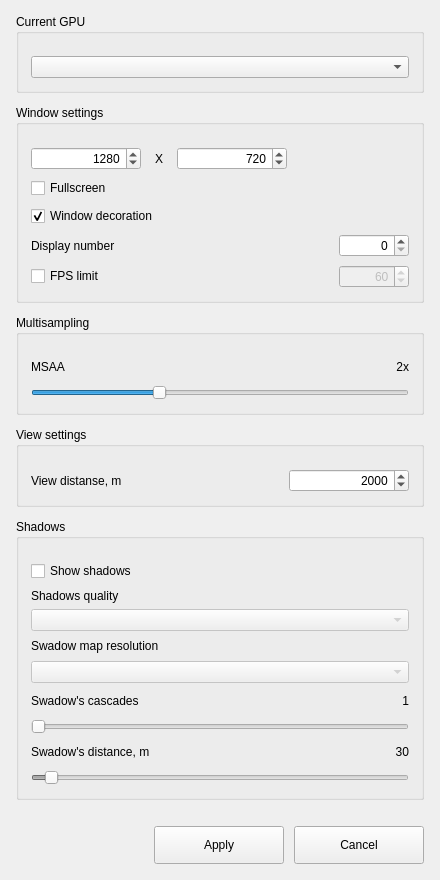
<?xml version="1.0" encoding="UTF-8"?>
<ui version="4.0">
 <class>GraphSettingsWindow</class>
 <widget class="QMainWindow" name="GraphSettingsWindow">
  <property name="windowModality">
   <enum>Qt::WindowModal</enum>
  </property>
  <property name="geometry">
   <rect>
    <x>0</x>
    <y>0</y>
    <width>440</width>
    <height>880</height>
   </rect>
  </property>
  <property name="minimumSize">
   <size>
    <width>420</width>
    <height>640</height>
   </size>
  </property>
  <property name="sizePolicy">
   <sizepolicy hsizetype="Minimum" vsizetype="Minimum">
    <horstretch>0</horstretch>
    <verstretch>0</verstretch>
   </sizepolicy>
  </property>
  <property name="windowTitle">
   <string>Graphics settings</string>
  </property>
  <widget class="QWidget" name="centralwidget">
   <layout class="QVBoxLayout" name="verticalLayout_9">
    <property name="spacing">
     <number>12</number>
    </property>
    <property name="leftMargin">
     <number>16</number>
    </property>
    <property name="topMargin">
     <number>14</number>
    </property>
    <property name="rightMargin">
     <number>16</number>
    </property>
    <property name="bottomMargin">
     <number>16</number>
    </property>
    <item>
     <widget class="QGroupBox" name="groupBox">
      <property name="title">
       <string>Current GPU</string>
      </property>
      <layout class="QVBoxLayout" name="verticalLayout_2">
       <property name="spacing">
        <number>8</number>
       </property>
       <property name="leftMargin">
        <number>12</number>
       </property>
       <property name="topMargin">
        <number>22</number>
       </property>
       <property name="rightMargin">
        <number>12</number>
       </property>
       <property name="bottomMargin">
        <number>12</number>
       </property>
       <item>
        <widget class="QComboBox" name="cbListGPU">
         <property name="editable">
          <bool>false</bool>
         </property>
         <property name="sizePolicy">
          <sizepolicy hsizetype="Expanding" vsizetype="Fixed">
           <horstretch>0</horstretch>
           <verstretch>0</verstretch>
          </sizepolicy>
         </property>
        </widget>
       </item>
      </layout>
     </widget>
    </item>
    <item>
     <widget class="QGroupBox" name="groupBox_2">
      <property name="title">
       <string>Window settings</string>
      </property>
      <layout class="QVBoxLayout" name="verticalLayout_3">
       <property name="spacing">
        <number>8</number>
       </property>
       <property name="leftMargin">
        <number>12</number>
       </property>
       <property name="topMargin">
        <number>22</number>
       </property>
       <property name="rightMargin">
        <number>12</number>
       </property>
       <property name="bottomMargin">
        <number>12</number>
       </property>
       <item>
        <layout class="QHBoxLayout" name="horizontalLayout">
         <property name="spacing">
          <number>8</number>
         </property>
         <item>
          <widget class="QSpinBox" name="sbWindowWidth">
           <property name="minimumSize">
            <size>
             <width>110</width>
             <height>0</height>
            </size>
           </property>
           <property name="maximumSize">
            <size>
             <width>110</width>
             <height>16777215</height>
            </size>
           </property>
           <property name="alignment">
            <set>Qt::AlignRight|Qt::AlignTrailing|Qt::AlignVCenter</set>
           </property>
           <property name="maximum">
            <number>6880</number>
           </property>
           <property name="value">
            <number>1280</number>
           </property>
          </widget>
         </item>
         <item>
          <widget class="QLabel" name="label">
           <property name="minimumSize">
            <size>
             <width>20</width>
             <height>0</height>
            </size>
           </property>
           <property name="maximumSize">
            <size>
             <width>20</width>
             <height>16777215</height>
            </size>
           </property>
           <property name="text">
            <string>X</string>
           </property>
           <property name="alignment">
            <set>Qt::AlignCenter</set>
           </property>
          </widget>
         </item>
         <item>
          <widget class="QSpinBox" name="sbWindowHeight">
           <property name="minimumSize">
            <size>
             <width>110</width>
             <height>0</height>
            </size>
           </property>
           <property name="maximumSize">
            <size>
             <width>110</width>
             <height>16777215</height>
            </size>
           </property>
           <property name="alignment">
            <set>Qt::AlignRight|Qt::AlignTrailing|Qt::AlignVCenter</set>
           </property>
           <property name="maximum">
            <number>3870</number>
           </property>
           <property name="value">
            <number>720</number>
           </property>
          </widget>
         </item>
         <item>
          <spacer name="horizontalSpacer_2">
           <property name="orientation">
            <enum>Qt::Horizontal</enum>
           </property>
           <property name="sizeHint" stdset="0">
            <size>
             <width>20</width>
             <height>20</height>
            </size>
           </property>
          </spacer>
         </item>
        </layout>
       </item>
       <item>
        <widget class="QCheckBox" name="cbFullScreenMode">
         <property name="text">
          <string>Fullscreen</string>
         </property>
        </widget>
       </item>
       <item>
        <widget class="QCheckBox" name="cbWindowDecoration">
         <property name="text">
          <string>Window decoration</string>
         </property>
         <property name="checked">
          <bool>true</bool>
         </property>
        </widget>
       </item>
       <item>
        <layout class="QHBoxLayout" name="horizontalLayout_2">
         <property name="spacing">
          <number>8</number>
         </property>
         <item>
          <widget class="QLabel" name="label_2">
           <property name="text">
            <string>Display number</string>
           </property>
          </widget>
         </item>
         <item>
          <spacer name="horizontalSpacer_3">
           <property name="orientation">
            <enum>Qt::Horizontal</enum>
           </property>
           <property name="sizeHint" stdset="0">
            <size>
             <width>20</width>
             <height>20</height>
            </size>
           </property>
          </spacer>
         </item>
         <item>
          <widget class="QSpinBox" name="sbDisplayNumber">
           <property name="minimumSize">
            <size>
             <width>70</width>
             <height>0</height>
            </size>
           </property>
           <property name="maximumSize">
            <size>
             <width>70</width>
             <height>16777215</height>
            </size>
           </property>
           <property name="alignment">
            <set>Qt::AlignRight|Qt::AlignTrailing|Qt::AlignVCenter</set>
           </property>
           <property name="maximum">
            <number>100</number>
           </property>
          </widget>
         </item>
        </layout>
       </item>
       <item>
        <layout class="QHBoxLayout" name="horizontalLayout_3">
         <property name="spacing">
          <number>8</number>
         </property>
         <item>
          <widget class="QCheckBox" name="cbLimitFPS">
           <property name="text">
            <string>FPS limit</string>
           </property>
          </widget>
         </item>
         <item>
          <spacer name="horizontalSpacer_4">
           <property name="orientation">
            <enum>Qt::Horizontal</enum>
           </property>
           <property name="sizeHint" stdset="0">
            <size>
             <width>20</width>
             <height>20</height>
            </size>
           </property>
          </spacer>
         </item>
         <item>
          <widget class="QSpinBox" name="sbMaxFPS">
           <property name="enabled">
            <bool>false</bool>
           </property>
           <property name="minimumSize">
            <size>
             <width>70</width>
             <height>0</height>
            </size>
           </property>
           <property name="maximumSize">
            <size>
             <width>70</width>
             <height>16777215</height>
            </size>
           </property>
           <property name="alignment">
            <set>Qt::AlignRight|Qt::AlignTrailing|Qt::AlignVCenter</set>
           </property>
           <property name="maximum">
            <number>1000</number>
           </property>
           <property name="singleStep">
            <number>10</number>
           </property>
           <property name="value">
            <number>60</number>
           </property>
          </widget>
         </item>
        </layout>
       </item>
      </layout>
     </widget>
    </item>
    <item>
     <widget class="QGroupBox" name="groupBox_4">
      <property name="title">
       <string>Multisampling</string>
      </property>
      <layout class="QVBoxLayout" name="verticalLayout_5">
       <property name="spacing">
        <number>8</number>
       </property>
       <property name="leftMargin">
        <number>12</number>
       </property>
       <property name="topMargin">
        <number>22</number>
       </property>
       <property name="rightMargin">
        <number>12</number>
       </property>
       <property name="bottomMargin">
        <number>12</number>
       </property>
       <item>
        <layout class="QHBoxLayout" name="horizontalLayout_6">
         <property name="spacing">
          <number>8</number>
         </property>
         <item>
          <widget class="QLabel" name="label_5">
           <property name="text">
            <string>MSAA</string>
           </property>
          </widget>
         </item>
         <item>
          <spacer name="horizontalSpacer_5">
           <property name="orientation">
            <enum>Qt::Horizontal</enum>
           </property>
           <property name="sizeHint" stdset="0">
            <size>
             <width>20</width>
             <height>20</height>
            </size>
           </property>
          </spacer>
         </item>
         <item>
          <widget class="QLabel" name="lMSAA">
           <property name="text">
            <string>2x</string>
           </property>
           <property name="alignment">
            <set>Qt::AlignRight|Qt::AlignTrailing|Qt::AlignVCenter</set>
           </property>
          </widget>
         </item>
        </layout>
       </item>
       <item>
        <widget class="QSlider" name="hsMSAA">
         <property name="minimum">
          <number>0</number>
         </property>
         <property name="maximum">
          <number>3</number>
         </property>
         <property name="value">
          <number>1</number>
         </property>
         <property name="orientation">
          <enum>Qt::Horizontal</enum>
         </property>
        </widget>
       </item>
      </layout>
     </widget>
    </item>
    <item>
     <widget class="QGroupBox" name="groupBox_3">
      <property name="title">
       <string>View settings</string>
      </property>
      <layout class="QVBoxLayout" name="verticalLayout_4">
       <property name="spacing">
        <number>8</number>
       </property>
       <property name="leftMargin">
        <number>12</number>
       </property>
       <property name="topMargin">
        <number>22</number>
       </property>
       <property name="rightMargin">
        <number>12</number>
       </property>
       <property name="bottomMargin">
        <number>12</number>
       </property>
       <item>
        <layout class="QHBoxLayout" name="horizontalLayout_4">
         <property name="spacing">
          <number>8</number>
         </property>
         <item>
          <widget class="QLabel" name="label_3">
           <property name="text">
            <string>View distanse, m</string>
           </property>
          </widget>
         </item>
         <item>
          <spacer name="horizontalSpacer_6">
           <property name="orientation">
            <enum>Qt::Horizontal</enum>
           </property>
           <property name="sizeHint" stdset="0">
            <size>
             <width>20</width>
             <height>20</height>
            </size>
           </property>
          </spacer>
         </item>
         <item>
          <widget class="QSpinBox" name="sbViewDistance">
           <property name="minimumSize">
            <size>
             <width>120</width>
             <height>0</height>
            </size>
           </property>
           <property name="maximumSize">
            <size>
             <width>120</width>
             <height>16777215</height>
            </size>
           </property>
           <property name="alignment">
            <set>Qt::AlignRight|Qt::AlignTrailing|Qt::AlignVCenter</set>
           </property>
           <property name="maximum">
            <number>100000</number>
           </property>
           <property name="singleStep">
            <number>100</number>
           </property>
           <property name="value">
            <number>2000</number>
           </property>
          </widget>
         </item>
        </layout>
       </item>
      </layout>
     </widget>
    </item>
    <item>
     <widget class="QGroupBox" name="groupBox_6">
      <property name="title">
       <string>Shadows</string>
      </property>
      <layout class="QVBoxLayout" name="verticalLayout_8">
       <property name="spacing">
        <number>8</number>
       </property>
       <property name="leftMargin">
        <number>12</number>
       </property>
       <property name="topMargin">
        <number>22</number>
       </property>
       <property name="rightMargin">
        <number>12</number>
       </property>
       <property name="bottomMargin">
        <number>12</number>
       </property>
       <item>
        <widget class="QCheckBox" name="cbShowShadows">
         <property name="text">
          <string>Show shadows</string>
         </property>
        </widget>
       </item>
       <item>
        <layout class="QVBoxLayout" name="verticalLayout_7">
         <property name="spacing">
          <number>6</number>
         </property>
         <item>
          <widget class="QLabel" name="label_4">
           <property name="text">
            <string>Shadows quality</string>
           </property>
          </widget>
         </item>
         <item>
          <widget class="QComboBox" name="cbSwadowsQuality">
           <property name="enabled">
            <bool>false</bool>
           </property>
           <property name="sizePolicy">
            <sizepolicy hsizetype="Expanding" vsizetype="Fixed">
             <horstretch>0</horstretch>
             <verstretch>0</verstretch>
            </sizepolicy>
           </property>
          </widget>
         </item>
        </layout>
       </item>
       <item>
        <widget class="QLabel" name="label_6">
         <property name="text">
          <string>Swadow map resolution</string>
         </property>
        </widget>
       </item>
       <item>
        <widget class="QComboBox" name="cbShadowsMap">
         <property name="enabled">
          <bool>false</bool>
         </property>
         <property name="sizePolicy">
          <sizepolicy hsizetype="Expanding" vsizetype="Fixed">
           <horstretch>0</horstretch>
           <verstretch>0</verstretch>
          </sizepolicy>
         </property>
        </widget>
       </item>
       <item>
        <layout class="QHBoxLayout" name="horizontalLayout_8">
         <property name="spacing">
          <number>8</number>
         </property>
         <item>
          <widget class="QLabel" name="label_7">
           <property name="text">
            <string>Swadow's cascades</string>
           </property>
          </widget>
         </item>
         <item>
          <spacer name="horizontalSpacer_7">
           <property name="orientation">
            <enum>Qt::Horizontal</enum>
           </property>
           <property name="sizeHint" stdset="0">
            <size>
             <width>20</width>
             <height>20</height>
            </size>
           </property>
          </spacer>
         </item>
         <item>
          <widget class="QLabel" name="lShadowsCascades">
           <property name="text">
            <string>1</string>
           </property>
           <property name="alignment">
            <set>Qt::AlignRight|Qt::AlignTrailing|Qt::AlignVCenter</set>
           </property>
          </widget>
         </item>
        </layout>
       </item>
       <item>
        <widget class="QSlider" name="hsShadowsCascades">
         <property name="enabled">
          <bool>false</bool>
         </property>
         <property name="minimum">
          <number>1</number>
         </property>
         <property name="maximum">
          <number>4</number>
         </property>
         <property name="orientation">
          <enum>Qt::Horizontal</enum>
         </property>
        </widget>
       </item>
       <item>
        <layout class="QHBoxLayout" name="horizontalLayout_9">
         <property name="spacing">
          <number>8</number>
         </property>
         <item>
          <widget class="QLabel" name="label_8">
           <property name="text">
            <string>Swadow's distance, m</string>
           </property>
          </widget>
         </item>
         <item>
          <spacer name="horizontalSpacer_8">
           <property name="orientation">
            <enum>Qt::Horizontal</enum>
           </property>
           <property name="sizeHint" stdset="0">
            <size>
             <width>20</width>
             <height>20</height>
            </size>
           </property>
          </spacer>
         </item>
         <item>
          <widget class="QLabel" name="lShadowsDistance">
           <property name="text">
            <string>30</string>
           </property>
           <property name="alignment">
            <set>Qt::AlignRight|Qt::AlignTrailing|Qt::AlignVCenter</set>
           </property>
          </widget>
         </item>
        </layout>
       </item>
       <item>
        <widget class="QSlider" name="hsShadowsDistance">
         <property name="enabled">
          <bool>false</bool>
         </property>
         <property name="minimum">
          <number>20</number>
         </property>
         <property name="maximum">
          <number>300</number>
         </property>
         <property name="singleStep">
          <number>10</number>
         </property>
         <property name="value">
          <number>30</number>
         </property>
         <property name="orientation">
          <enum>Qt::Horizontal</enum>
         </property>
        </widget>
       </item>
      </layout>
     </widget>
    </item>
    <item>
     <spacer name="verticalSpacer">
      <property name="orientation">
       <enum>Qt::Vertical</enum>
      </property>
      <property name="sizeHint" stdset="0">
       <size>
        <width>20</width>
        <height>10</height>
       </size>
      </property>
     </spacer>
    </item>
    <item>
     <layout class="QHBoxLayout" name="horizontalLayout_5">
      <property name="spacing">
       <number>10</number>
      </property>
      <item>
       <spacer name="horizontalSpacer_9">
        <property name="orientation">
         <enum>Qt::Horizontal</enum>
        </property>
        <property name="sizeHint" stdset="0">
         <size>
          <width>40</width>
          <height>20</height>
         </size>
        </property>
       </spacer>
      </item>
      <item>
       <widget class="QPushButton" name="pbGraphApply">
        <property name="minimumSize">
         <size>
          <width>130</width>
          <height>38</height>
         </size>
        </property>
        <property name="text">
         <string>Apply</string>
        </property>
        <property name="primary" stdset="0">
         <bool>true</bool>
        </property>
       </widget>
      </item>
      <item>
       <widget class="QPushButton" name="pbGraphCancel">
        <property name="minimumSize">
         <size>
          <width>130</width>
          <height>38</height>
         </size>
        </property>
        <property name="text">
         <string>Cancel</string>
        </property>
       </widget>
      </item>
     </layout>
    </item>
   </layout>
  </widget>
 </widget>
 <resources/>
 <connections/>
</ui>
